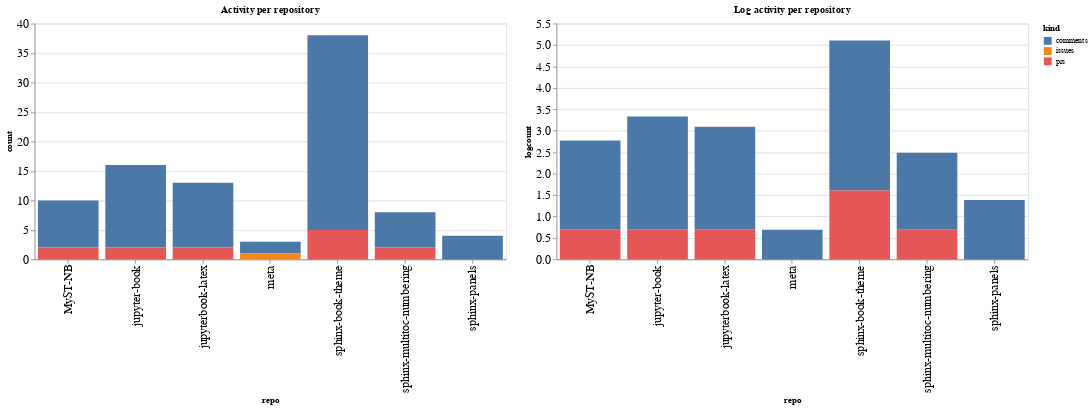

Notebook code cell kept with this figure:
### Code cell
ch1 = alt.Chart(repo_summaries, width=600, title="Activity per repository").mark_bar().encode(
    x='repo',
    y='count',
    color='kind',
    tooltip="kind"
)

ch2 = alt.Chart(repo_summaries, width=600, title="Log activity per repository").mark_bar().encode(
    x='repo',
    y='logcount',
    color='kind',
    tooltip="kind"
)

ch1 | ch2

### Figure 1 — Vega-Lite specification as saved in the notebook (floating-point values rounded to 4 significant figures)
{"config": {"axisLeft": {"labelFontSize": 15}, "axisBottom": {"labelFontSize": 15}}, "hconcat": [{"mark": "bar", "encoding": {"color": {"type": "nominal", "field": "kind"}, "tooltip": {"type": "nominal", "field": "kind"}, "x": {"type": "nominal", "field": "repo"}, "y": {"type": "quantitative", "field": "count"}}, "title": "Activity per repository", "width": 600}, {"mark": "bar", "encoding": {"color": {"type": "nominal", "field": "kind"}, "tooltip": {"type": "nominal", "field": "kind"}, "x": {"type": "nominal", "field": "repo"}, "y": {"type": "quantitative", "field": "logcount"}}, "title": "Log activity per repository", "width": 600}], "data": {"name": "data-7ff37196c13204cf21f35d68d144b4d9"}, "$schema": "https://vega.github.io/schema/vega-lite/v4.8.1.json", "datasets": {"data-7ff37196c13204cf21f35d68d144b4d9": [{"repo": "MyST-NB", "kind": "comments", "count": 8, "logcount": 2.079}, {"repo": "MyST-NB", "kind": "prs", "count": 2, "logcount": 0.6931}, {"repo": "jupyter-book", "kind": "comments", "count": 14, "logcount": 2.639}, {"repo": "jupyter-book", "kind": "prs", "count": 2, "logcount": 0.6931}, {"repo": "jupyterbook-latex", "kind": "comments", "count": 11, "logcount": 2.398}, {"repo": "jupyterbook-latex", "kind": "prs", "count": 2, "logcount": 0.6931}, {"repo": "meta", "kind": "comments", "count": 2, "logcount": 0.6931}, {"repo": "meta", "kind": "issues", "count": 1, "logcount": 0.0}, {"repo": "sphinx-book-theme", "kind": "comments", "count": 33, "logcount": 3.497}, {"repo": "sphinx-book-theme", "kind": "prs", "count": 5, "logcount": 1.609}, {"repo": "sphinx-multitoc-numbering", "kind": "comments", "count": 6, "logcount": 1.792}, {"repo": "sphinx-multitoc-numbering", "kind": "prs", "count": 2, "logcount": 0.6931}, {"repo": "sphinx-panels", "kind": "comments", "count": 4, "logcount": 1.386}]}}
